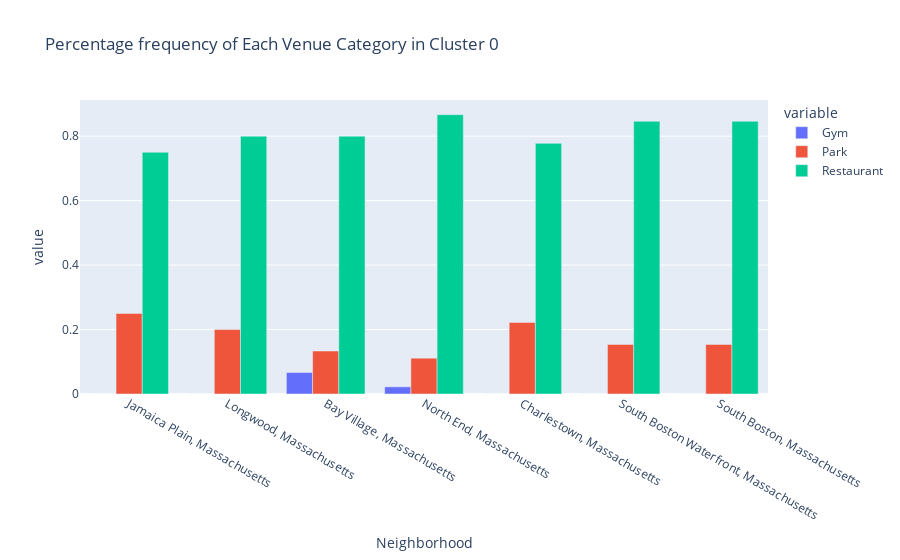

The notebook cell saved with this chart:
### Markdown cell above
CLUSTER 0:

### Code cell
#Cluster 0
#create dataframe for graphing
cluster0_df = pd.DataFrame(columns = ['Neighborhood','Gym', 'Park', 'Restaurant'])
cluster0_df['Gym'] = Cluster0['Gym']
cluster0_df['Park'] = Cluster0['Park']
cluster0_df['Restaurant'] = Cluster0['Restaurant']
cluster0_df['Neighborhood'] = Cluster0['Address']


#make graph
fig0 = px.bar(cluster0_df, x = "Neighborhood", y = ['Gym', 'Park', 'Restaurant'], barmode= 'group', title = 'Percentage frequency of Each Venue Category in Cluster 0')
fig0.show()

### Figure 1 — Plotly figure (JSON) as saved in the notebook; plotly's stock layout.template omitted (floating-point values rounded to 4 significant figures)
{"data": [{"alignmentgroup": "True", "hovertemplate": "variable=Gym<br>Neighborhood=%{x}<br>value=%{y}<extra></extra>", "legendgroup": "Gym", "marker": {"color": "#636efa"}, "name": "Gym", "offsetgroup": "Gym", "orientation": "v", "showlegend": true, "textposition": "auto", "type": "bar", "x": ["Jamaica Plain, Massachusetts", "Longwood, Massachusetts", "Bay Village, Massachusetts", "North End, Massachusetts", "Charlestown, Massachusetts", "South Boston Waterfront, Massachusetts", "South Boston, Massachusetts"], "xaxis": "x", "y": [0, 0, 0.06667, 0.02222, 0, 0, 0], "yaxis": "y"}, {"alignmentgroup": "True", "hovertemplate": "variable=Park<br>Neighborhood=%{x}<br>value=%{y}<extra></extra>", "legendgroup": "Park", "marker": {"color": "#EF553B"}, "name": "Park", "offsetgroup": "Park", "orientation": "v", "showlegend": true, "textposition": "auto", "type": "bar", "x": ["Jamaica Plain, Massachusetts", "Longwood, Massachusetts", "Bay Village, Massachusetts", "North End, Massachusetts", "Charlestown, Massachusetts", "South Boston Waterfront, Massachusetts", "South Boston, Massachusetts"], "xaxis": "x", "y": [0.25, 0.2, 0.1333, 0.1111, 0.2222, 0.1538, 0.1538], "yaxis": "y"}, {"alignmentgroup": "True", "hovertemplate": "variable=Restaurant<br>Neighborhood=%{x}<br>value=%{y}<extra></extra>", "legendgroup": "Restaurant", "marker": {"color": "#00cc96"}, "name": "Restaurant", "offsetgroup": "Restaurant", "orientation": "v", "showlegend": true, "textposition": "auto", "type": "bar", "x": ["Jamaica Plain, Massachusetts", "Longwood, Massachusetts", "Bay Village, Massachusetts", "North End, Massachusetts", "Charlestown, Massachusetts", "South Boston Waterfront, Massachusetts", "South Boston, Massachusetts"], "xaxis": "x", "y": [0.75, 0.8, 0.8, 0.8667, 0.7778, 0.8462, 0.8462], "yaxis": "y"}], "layout": {"barmode": "group", "legend": {"title": {"text": "variable"}, "tracegroupgap": 0}, "title": {"text": "Percentage frequency of Each Venue Category in Cluster 0"}, "xaxis": {"anchor": "y", "domain": [0, 1], "title": {"text": "Neighborhood"}}, "yaxis": {"anchor": "x", "domain": [0, 1], "title": {"text": "value"}}}}
